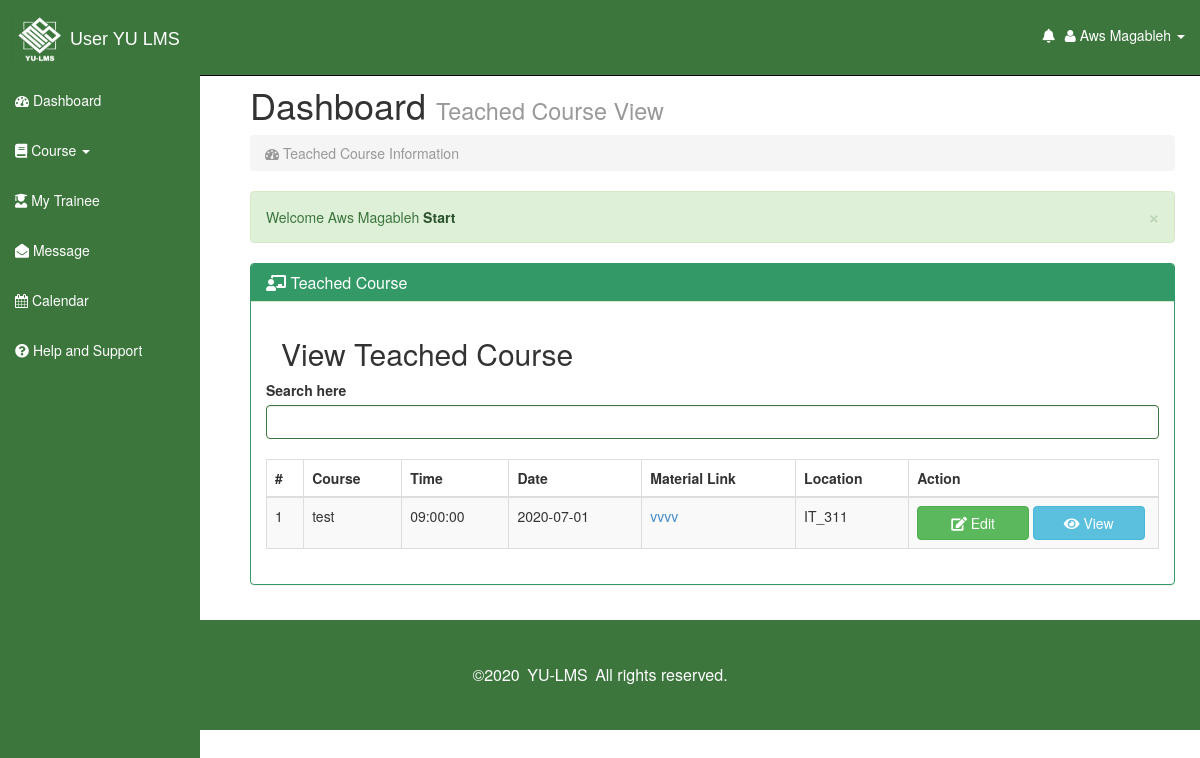
The app's page /staff/TeachedCourses.php (signed in) with its own data.
### tables this page shows
CREATE TABLE `course_table` (
  `course_id` int(10) NOT NULL,
  `course_name` varchar(20) NOT NULL,
  `course_description` varchar(3000) NOT NULL,
  `semester` varchar(15) NOT NULL,
  `course_date` date NOT NULL,
  `course_time` time NOT NULL,
  `material_link` varchar(3000) NOT NULL,
  `course_status` char(1) NOT NULL,
  `admin_id` int(5) NOT NULL,
  `staff_id` int(5) NOT NULL
);

CREATE TABLE `faculty_table` (
  `f_id` int(10) NOT NULL,
  `bld_name` varchar(20) NOT NULL
);

CREATE TABLE `location_table` (
  `room_id` int(3) NOT NULL,
  `floor` int(2) NOT NULL,
  `capacity` int(3) NOT NULL,
  `f_id` int(10) NOT NULL
);

### staff/TeachedCourses.php (the view, shortened to what this page needs)
<?php session_start();
include"connect.php";?>
<?php
function course_info($conn)
{
$staff_id=$_SESSION['staff_ID'];
$table='';
$records="SELECT crs.course_id,course_name,course_time,course_date,material_link,bld_name,loc.room_id
          FROM teach_in_relation tr,course_table crs,faculty_table fac,location_table loc
          WHERE crs.course_id=tr.course_id AND loc.room_id=tr.room_id AND loc.f_id=fac.f_id AND course_status=1 and staff_id=$staff_id
          ORDER BY course_id desc";
$result = mysqli_query($conn,$records);
$c = 1;
if(mysqli_num_rows($result)>0)
{
while($row=mysqli_fetch_assoc($result))
{
  $c_id=$row['course_id'];
  $table.="<tr>";
  $table.= "<td>".$c." </td>";
  $table.= "<td>".$row['course_name']." </td>";
  $table.= "<td>".$row['course_time']." </td>";
  $table.= "<td>".$row['course_date']." </td>";
  $table.= "<td> <a href='".$row['material_link']."'> ".$row['material_link']." </td>";
  $table.= "<td>".$row['bld_name']."_".$row['room_id']."</td>";
  $table.= "<td>
          <button name='edit' id='$c_id' class='btn btn-success edit_data_btn' style='width:48%;'><i class='fas fa-edit'></i>
         Edit
        </button>
        <button name='view' id='$c_id' class='btn btn-info view_data_btn' style='width:48%;'><i class='fas fa-eye'></i>
         View
        </button>
                  </td>
                 </tr>";
                 $c++;
}}
return $table;
}
?>
<!DOCTYPE html>
<html lang="en">
  <head>
<link rel='stylesheet' href='https://use.fontawesome.com/releases/v5.7.0/css/all.css'>
    <link href="css/bootstrap.css" rel="stylesheet">
    <link href="css/sb-admin.css" rel="stylesheet">
    <link rel="stylesheet" href="font-awesome/css/font-awesome.min.css">
    <link rel="stylesheet" href="http://cdn.oesmith.co.uk/morris-0.4.3.min.css">
    <link rel="stylesheet" type="text/css" href="https://cdnjs.cloudflare.com/ajax/libs/sweetalert/1.1.0/sweetalert.min.css">
  </head>
  <body>
             <?php include 'sidNav.php';?>
      <div id="page-wrapper">
        <div class="row">
          <div class="col-lg-12">
            <h1>Dashboard <small>Teached Course View</small></h1>
            <ol class="breadcrumb">
              <li class="active"><i class="fa fa-dashboard"></i> Teached Course Information </li>
            </ol>
            <div class="alert alert-success alert-dismissable">
              <button type="button" class="close" data-dismiss="alert" aria-hidden="true">&times;</button>
              Welcome <?php echo $_SESSION['staff_user'];?> <a class="alert-link" href="#">Start </a>
            </div>
          </div>
        </div>
        <div class="row">
          <div class="col-lg-12">
            <div class="panel panel-success">
              <div class="panel-heading">
                <h3 class="panel-title"><i class="fas fa-chalkboard-teacher"></i> Teached Course</h3>
              </div>
              <div class="panel-body">
          <div class="col-lg-12">
            <h2>View Teached Course</h2>
            </div>
            <div class="table-responsive">
              <div class="form-group has-success"> <label for="exampleInputEmail1">Search here </label> <input id="searchdata" type="text" name="searchdata" class="form-control " autocomplete="off" autofocus="autofocus">
                <br>
              <table class="table table-bordered table-hover table-striped tablesorter">
                <thead>
                  <tr>
                    <th>#</th>
                    <th>Course</th>
                    <th>Time</th>
                    <th>Date</th>
                    <th>Material Link</th>
                    <th>Location</th>
                    <th>Action</th>
                  </tr>
                </thead>
                <tbody id="table"> <?php echo course_info($conn); ?> </tbody>
              </table>
            </div>
          </div>
        </div>
    </div>
</div>
</div>
</div>
      </div>
<?php include "footers.php"; ?>
  </body>
</html>

### staff/css/sb-admin.css (style rules this page uses)
body { margin-top: 50px; }
#page-wrapper { width: 100%; padding: 5px 15px; }
table.tablesorter thead { cursor: pointer; }
@media (min-width:768px) { #page-wrapper { padding: 15px 25px; } }

### records on screen
course_table: course_name "test", course_time "09:00:00", course_date "2020-07-01", material_link "vvvv", faculty_table.bld_name "IT", location_table.room_id "311"

### other values on screen
$_SESSION['staff_user'] "Aws Magableh"
